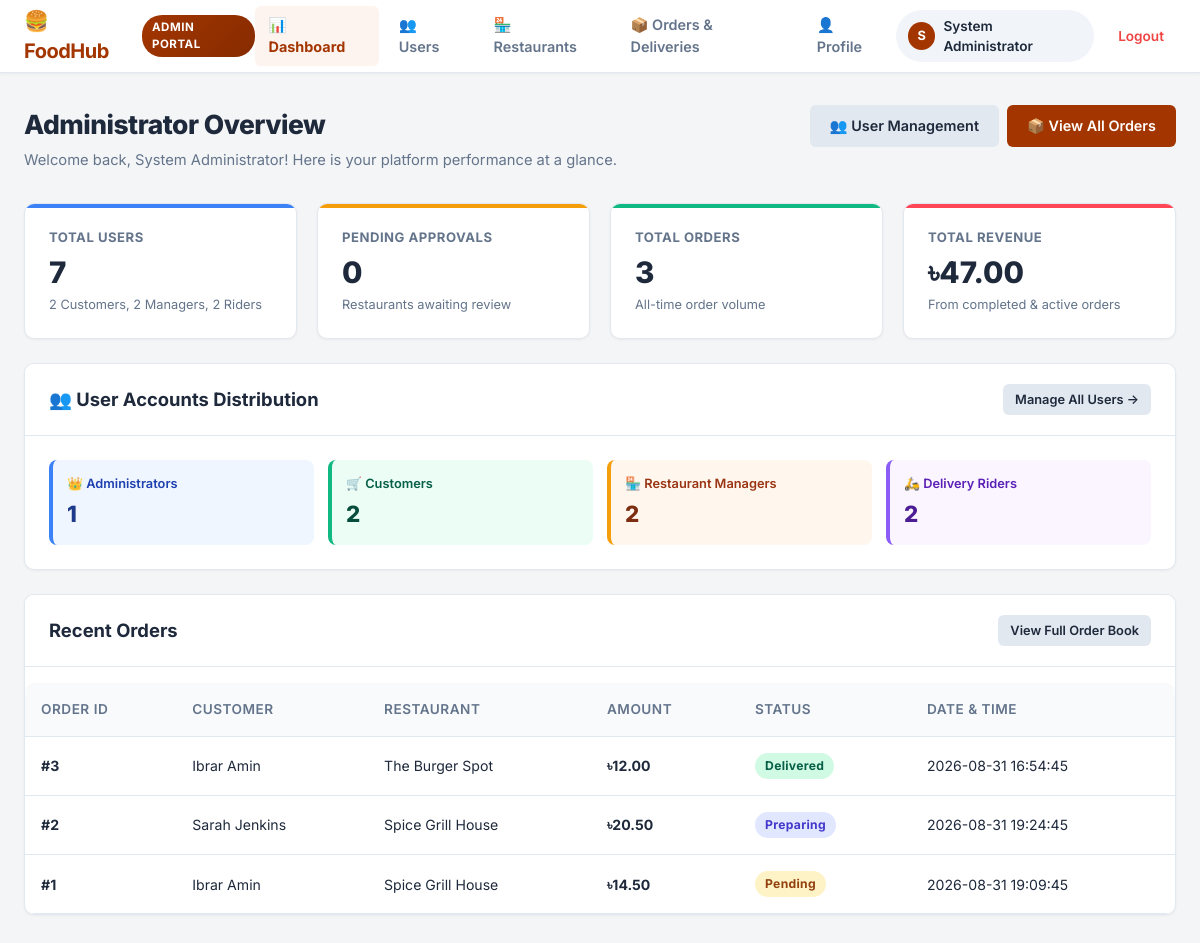
/admin/dashboard.php (signed in), run on an earlier commit of the app's database.
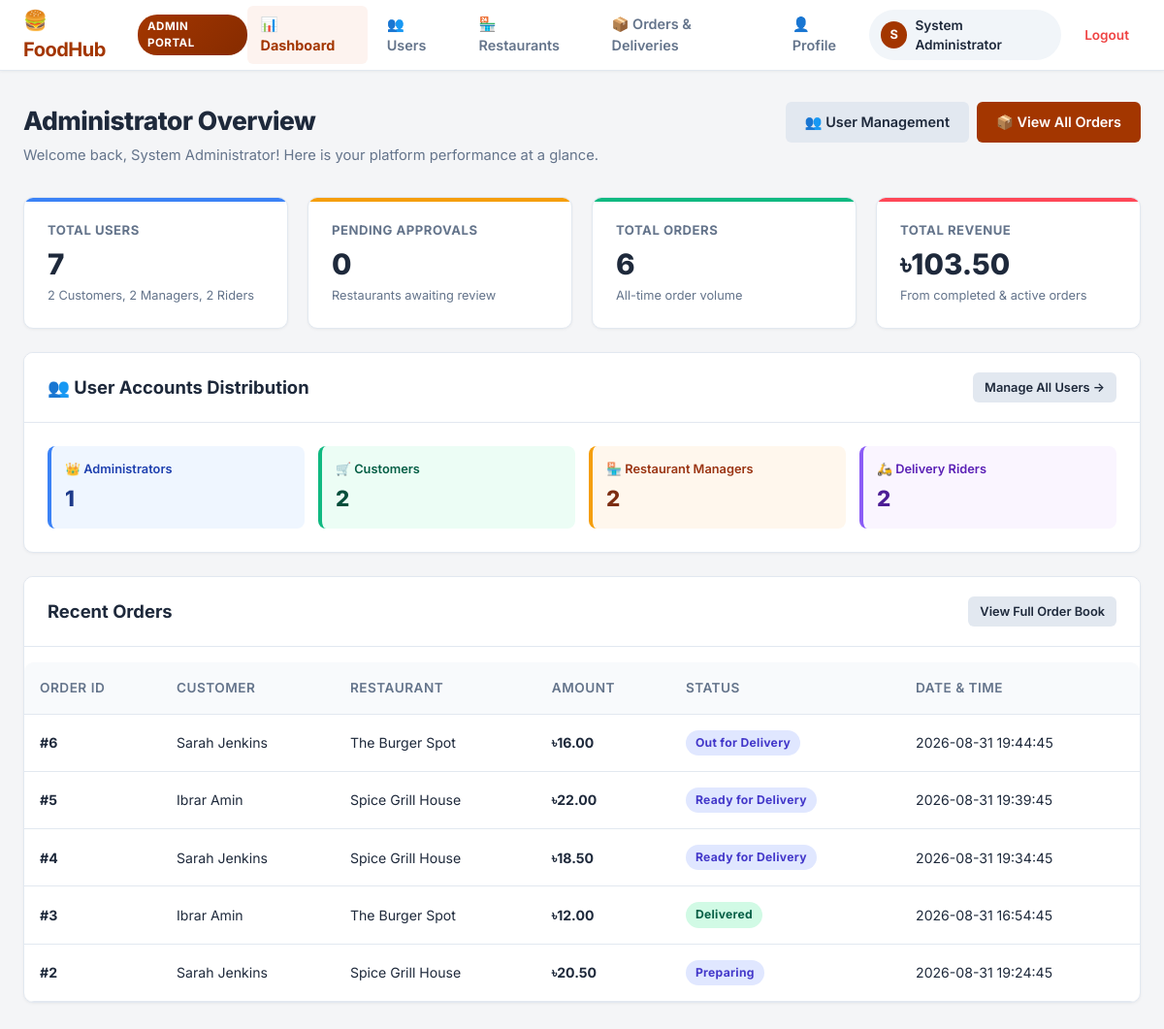
And on a later commit of the database.
### tables this page shows
CREATE TABLE orders (
    order_id INT AUTO_INCREMENT PRIMARY KEY,
    customer_id INT NOT NULL,
    restaurant_id INT NOT NULL,
    total_amount DECIMAL(10, 2) NOT NULL,
    order_status ENUM('Pending', 'Preparing', 'Ready for Delivery', 'Out for Delivery', 'Delivered', 'Cancelled') DEFAULT 'Pending',
    delivery_address TEXT NOT NULL,
    payment_method VARCHAR(50) DEFAULT 'Cash on Delivery',
    payment_status ENUM('Unpaid', 'Paid') DEFAULT 'Unpaid',
    created_at TIMESTAMP DEFAULT CURRENT_TIMESTAMP,
    updated_at TIMESTAMP DEFAULT CURRENT_TIMESTAMP ON UPDATE CURRENT_TIMESTAMP,
    FOREIGN KEY (customer_id) REFERENCES users(user_id) ON DELETE CASCADE,
    FOREIGN KEY (restaurant_id) REFERENCES restaurants(restaurant_id) ON DELETE CASCADE
);

CREATE TABLE users (
    user_id INT AUTO_INCREMENT PRIMARY KEY,
    name VARCHAR(100) NOT NULL,
    username VARCHAR(50) NOT NULL UNIQUE,
    email VARCHAR(100) NOT NULL UNIQUE,
    phone VARCHAR(20) NULL,
    role ENUM('Administrator', 'Customer', 'Restaurant Manager', 'Rider') NOT NULL DEFAULT 'Customer',
    password VARCHAR(255) NOT NULL,
    address TEXT NULL,
    status ENUM('Active', 'Inactive', 'Suspended') NOT NULL DEFAULT 'Active',
    created_at TIMESTAMP DEFAULT CURRENT_TIMESTAMP,
    updated_at TIMESTAMP DEFAULT CURRENT_TIMESTAMP ON UPDATE CURRENT_TIMESTAMP
);

CREATE TABLE restaurants (
    restaurant_id INT AUTO_INCREMENT PRIMARY KEY,
    user_id INT NOT NULL,
    name VARCHAR(150) NOT NULL,
    description TEXT,
    address VARCHAR(255) NOT NULL,
    phone VARCHAR(20),
    cuisine_type VARCHAR(100) DEFAULT 'Traditional',
    status ENUM('Pending', 'Approved', 'Rejected', 'Suspended') DEFAULT 'Pending',
    rejection_reason VARCHAR(255) NULL,
    is_open TINYINT(1) DEFAULT 1,
    created_at TIMESTAMP DEFAULT CURRENT_TIMESTAMP,
    updated_at TIMESTAMP DEFAULT CURRENT_TIMESTAMP ON UPDATE CURRENT_TIMESTAMP,
    FOREIGN KEY (user_id) REFERENCES users(user_id) ON DELETE CASCADE
);

### admin/dashboard.php (called while the page is built)
<?php
require_once __DIR__ . '/../views/admin/dashboard.php';

### models/order_model.php (called while the page is built, shortened)
<?php
function get_recent_orders($conn, $limit = 5) {
    $safe_limit = intval($limit);
    $sql = "
        SELECT
            o.order_id,
            u.name AS customer_name,
            r.name AS restaurant_name,
            o.total_amount,
            o.order_status,
            o.created_at
        FROM orders o
        JOIN users u ON o.customer_id = u.user_id
        JOIN restaurants r ON o.restaurant_id = r.restaurant_id
        ORDER BY o.order_id DESC
        LIMIT $safe_limit
    ";
    $result = mysqli_query($conn, $sql);
    $recent = [];
    if ($result) {
        while ($row = mysqli_fetch_assoc($result)) {
            $recent[] = $row;
        }
    }
    return $recent;
}
function count_total_orders($conn) {
    $sql = "SELECT COUNT(*) AS total FROM orders";
    $result = mysqli_query($conn, $sql);
    if ($result) {
        $row = mysqli_fetch_assoc($result);
        return intval($row['total'] ?? 0);
    }
    return 0;
}
function get_total_revenue($conn) {
    $sql = "SELECT SUM(total_amount) AS total_revenue FROM orders WHERE order_status != 'Cancelled'";
    $result = mysqli_query($conn, $sql);
    if ($result) {
        $row = mysqli_fetch_assoc($result);
        return floatval($row['total_revenue'] ?? 0.0);
    }
    return 0.0;
}

### controllers/admin/dashboard_controller.php (called while the page is built, shortened)
<?php
require_once __DIR__ . '/../../config/db.php';
require_once __DIR__ . '/../../models/order_model.php';
$total_orders        = count_total_orders($conn);
$total_revenue       = get_total_revenue($conn);
$recent_orders       = get_recent_orders($conn, 5);

### views/admin/dashboard.php (the view, shortened to what the changed rows need)
<?php
require_once __DIR__ . '/../../controllers/admin/dashboard_controller.php';
require_once __DIR__ . '/../partials/header.php';
?>
<div class="main-wrapper">
    <div class="page-header">
        <div>
            <h1 class="page-title">Administrator Overview</h1>
        </div>
    </div>
    <div class="stats-grid" style="margin-bottom: 24px;">
        <div class="stat-card" style="--card-accent: #10b981;">
            <div class="stat-title">Total Orders</div>
            <div class="stat-value"><?php echo number_format($total_orders); ?></div>
            <div class="stat-desc">All-time order volume</div>
        </div>
        <div class="stat-card" style="--card-accent: #ff4757;">
            <div class="stat-title">Total Revenue</div>
            <div class="stat-value">৳<?php echo number_format((float)$total_revenue, 2); ?></div>
            <div class="stat-desc">From completed & active orders</div>
        </div>
    </div>
    <div class="card" style="margin-bottom: 24px;">
        <div class="card-header" style="display: flex; justify-content: space-between; align-items: center;">
            <h2 class="card-title">👥 User Accounts Distribution</h2>
        </div>
    </div>
    <div class="card">
        <div class="card-header">
            <h2 class="card-title">Recent Orders</h2>
        </div>
        <div class="table-responsive">
            <table class="data-table">
                <thead>
                    <tr>
                        <th>Order ID</th>
                        <th>Customer</th>
                        <th>Restaurant</th>
                        <th>Amount</th>
                        <th>Status</th>
                        <th>Date & Time</th>
                    </tr>
                </thead>
                <tbody>
                    <?php if (!empty($recent_orders) && count($recent_orders) > 0): ?>
                        <?php foreach ($recent_orders as $ord): ?>
                        <tr>
                            <td><strong>#<?php echo $ord['order_id']; ?></strong></td>
                            <td><?php echo htmlspecialchars($ord['customer_name']); ?></td>
                            <td><?php echo htmlspecialchars($ord['restaurant_name']); ?></td>
                            <td><strong>৳<?php echo number_format((float)$ord['total_amount'], 2); ?></strong></td>
                            <td>
                                <?php
                                $st = $ord['order_status'];
                                $badgeClass = 'badge-pending';
                                if ($st === 'Delivered') $badgeClass = 'badge-delivered';
                                elseif ($st === 'Cancelled') $badgeClass = 'badge-cancelled';
                                elseif ($st === 'Preparing' || $st === 'Out for Delivery' || $st === 'Ready for Delivery') $badgeClass = 'badge-rider';
                                ?>
                                <span class="badge <?php echo $badgeClass; ?>"><?php echo htmlspecialchars($st); ?></span>
                            </td>
                            <td><?php echo htmlspecialchars($ord['created_at']); ?></td>
                        </tr>
                        <?php endforeach; ?>
                    <?php endif; ?>
                </tbody>
            </table>
        </div>
    </div>
</div>
<?php require_once __DIR__ . '/../partials/footer.php'; ?>

What changed in the data, as far as the page shows it:
no longer on this page (row unchanged): orders: order_id "1", customer.name "Ibrar Amin", restaurant.name "Spice Grill House", total_amount "14.50", order_status "Pending", created_at "2026-08-31 19:09:45"
added orders: order_id "6", customer.name "Sarah Jenkins", restaurant.name "The Burger Spot", total_amount "16.00", order_status "Out for Delivery", created_at "2026-08-31 19:44:45"
added orders: order_id "5", customer.name "Ibrar Amin", restaurant.name "Spice Grill House", total_amount "22.00", order_status "Ready for Delivery", created_at "2026-08-31 19:39:45"
added orders: order_id "4", customer.name "Sarah Jenkins", restaurant.name "Spice Grill House", total_amount "18.50", order_status "Ready for Delivery", created_at "2026-08-31 19:34:45"
Also different on the page:
$total_orders: "3" → "6"
$total_revenue: "47.00" → "103.50"
